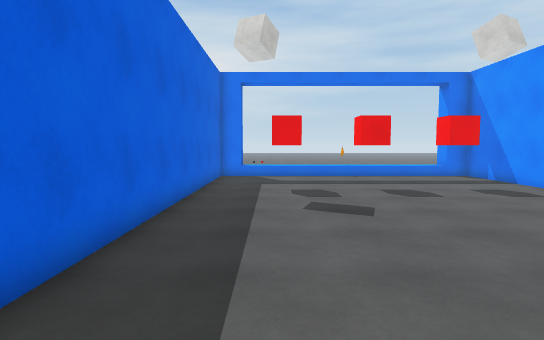
view 1 (above)

12 first-person views from a walk through a Unity game level. The camera is 1.5 m above the floor, tilts 4° down and sees 75° across. The floor is counted in squares, 1 m on a side. Each view is taken from the middle of a square. On the plan, view 1 faces up. The plan holds only what a view shows up to about 16 squares ahead; the rest is blank. The place goes on beyond the plan. The player character is not drawn. Surface patterns are stand-ins for the level's own textures.

view 2
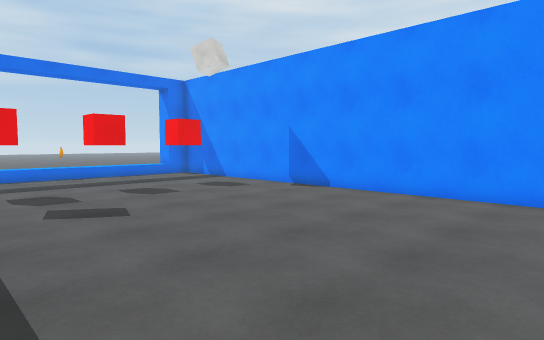

view 3
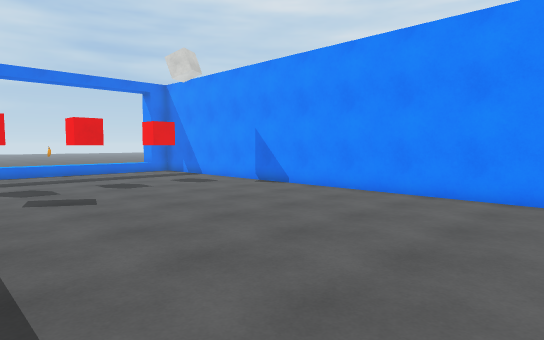

view 4
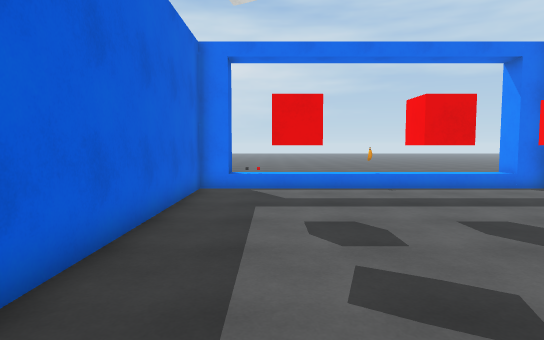

view 5
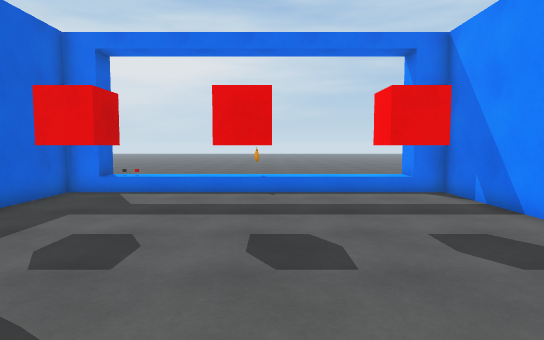

view 6
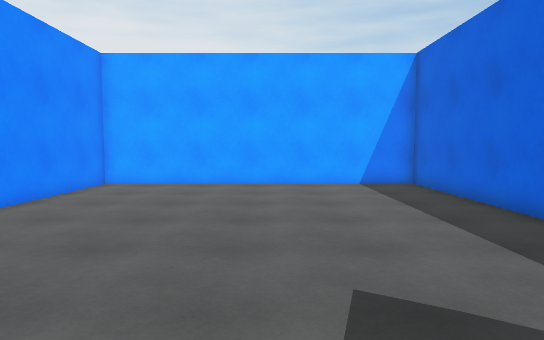

view 7
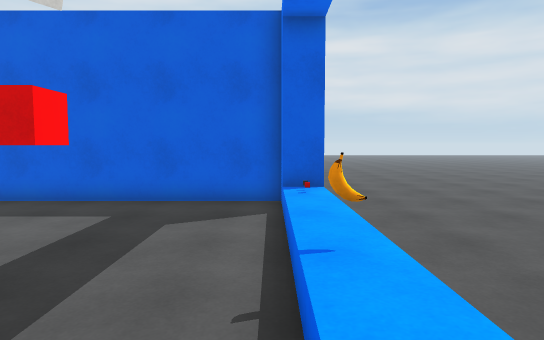

view 8
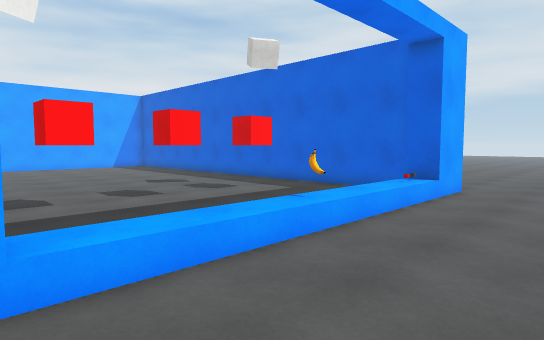

view 9
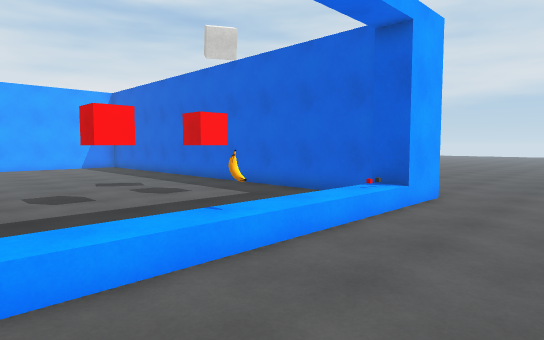

view 10
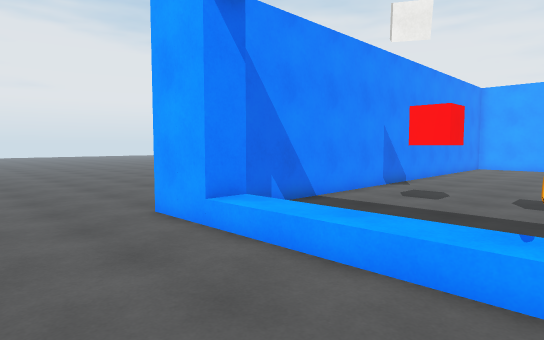

view 11
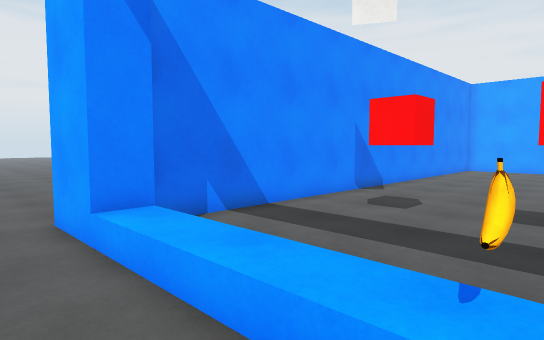

view 12
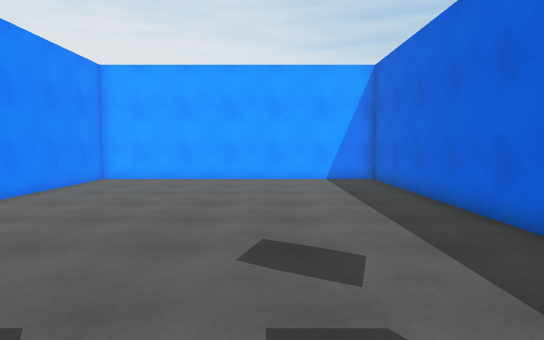

### Floor plan
Points are (right, up) in squares from view 1. A wall is a line through its corners. A room is listed if a view was taken in it or the views show most of it. See-through windows are left out.
Room 1 (views 1, 2, 3, 4, 5, 6, 7, 9, 10, 11, 12)
walls: (-3.6, 18.2) (-1.5, 18.2) (-1.5, 17.2) (-2.5, 17.2) (-2.5, -2.7) (9.5, -2.7) (9.5, 17.2) (8.5, 17.2) (8.5, 18.2)
ways out: opening at (-3.8, 20.5) to room 2; opening at (7.2, 20.5) to room 2
objects: other object (4, 18)
Room 2 (view 8)
walls: (8.5, 18.2) (10.5, 18.2)
ways out: opening at (-3.8, 20.5) to room 1; opening at (7.2, 20.5) to room 1

Positions as (right, up) in squares from view 1, and headings:
1: (0, 0), facing up
2: (-1, 0), facing up-right
3: (-1, -2), facing up-right
4: (0, 5), facing up
5: (4, 6), facing up
6: (3, 11), facing down
7: (7, 17), facing left
8: (9, 22), facing down-left
9: (7, 22), facing down-left
10: (3, 22), facing down-right
11: (3, 20), facing down-right
12: (2, 13), facing down
